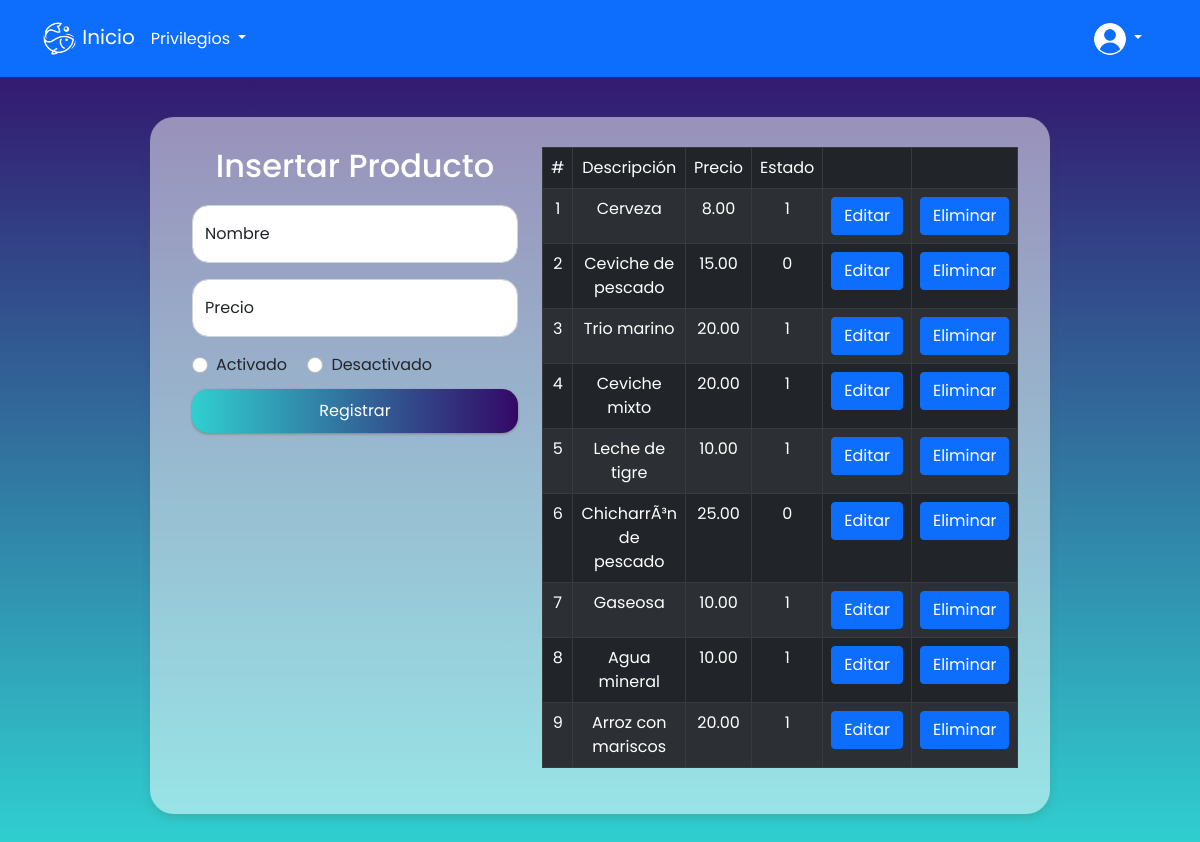
Screenshot of /shared/formPrincipal.php?btnAdministrarProductos=true with the database file from the repository.
### tables this page shows
CREATE TABLE `productos` (
  `idProducto` int(11) NOT NULL,
  `descripcion` varchar(255) DEFAULT NULL,
  `precio` decimal(10,2) DEFAULT NULL,
  `estado` int(11) DEFAULT NULL
);

### administrarProductos/controlAdministrarProductos.php (called while the page is built, shortened)
<?php
class controlAdministrarProductos{
    public function obtenerRegistroProductos(){
        include_once("../modelo/entidaProducto.php");
        $objProducto = new entidadProducto;
        $productos = $objProducto->obtenerRegistro();
        include_once("../administrarProductos/formAdministrarProductos.php");
        $objtAdministrar = new formAdministrarProductos;
        $objtAdministrar->formAdministrarProductosShow($productos);
    }
}
?>

### modelo/entidaProducto.php (called while the page is built, shortened)
<?php
class entidadProducto{
    public function obtenerRegistro(){
        $connection = conexionSingleton::getInstance();
        $con = $connection->getConnection();
        $sql = "SELECT descripcion, precio, estado
        FROM productos";
        $query = mysqli_query($con, $sql);
        $resultados = array();
        while ($fila=mysqli_fetch_array($query, MYSQLI_ASSOC)) {
            $resultados[] = $fila;
        }
        return $resultados;
    }
}
?>

### administrarProductos/formAdministrarProductos.php (the view, shortened to what this page needs)
<?php
include_once("../shared/navbar.php");
class formAdministrarProductos extends navbar{
    public function formAdministrarProductosShow($registroProductos){
        $this->navbarShow();
?>
        <!DOCTYPE html>
        <html lang="es">
        <head>
            <link href="https://cdn.jsdelivr.net/npm/bootstrap@5.0.2/dist/css/bootstrap.min.css" rel="stylesheet">
            <link rel="stylesheet" href="../administrarProductos/administrarProductos.css?v=<?php echo (rand()); ?>" />
        </head>
        <body>
            <div class="col-md-9 container-form row">
                <div class="col-md-5">
                    <h2 class="titulo">Insertar Producto</h2>
                    <form action="../administrarProductos/getAdministrarProductos.php" method="POST">
                        <div class="form-floating mb-3">
                            <input type="text" class="form-control input-container" id="nombre" placeholder="nombre" name="nombre">
                            <label for="nombre">Nombre</label>
                        </div>
                        <div class="form-floating mb-3">
                            <input type="number" class="form-control input-container" id="precio" placeholder="precio" name="precio">
                            <label for="precio">Precio</label>
                        </div>
                        <div class="form-check form-check-inline">
                            <input class="form-check-input" type="radio" id="1" name="estado" value="1">
                            <label class="form-check-label" for="1">Activado</label>
                        </div>
                        <div class="form-check form-check-inline">
                            <input class="form-check-input" type="radio" id="0" name="estado" value="0">
                            <label class="form-check-label" for="0">Desactivado</label>
                        </div>
                        <div class="d-grid gap-2">
                            <input type="submit" class="btn btn-primary btnEnviar" name="btnRegistrar" value="Registrar">
                        </div>
                    </form>
                </div>
                <div class="col-md-7">
                    <table class="table table-dark table-hover table-striped table-bordered">
                        <thead class="align-middle">
                            <tr>
                                <th scope="col">#</th>
                                <th scope="col">Descripción</th>
                                <th scope="col">Precio</th>
                                <th scope="col">Estado</th>
                                <th scope="col"></th>
                                <th scope="col"></th>
                            </tr>
                        </thead>
                        <tbody>
                            <?php
                            for ($i = 0; $i < count($registroProductos); $i++) {
                            ?>
                                <tr>
                                    <th scope="row"><?= ($i + 1) ?></th>
                                    <td><?= $registroProductos[$i]["descripcion"]?></td>
                                    <td><?= $registroProductos[$i]["precio"]?></td>
                                    <td><?= $registroProductos[$i]["estado"]?></td>
                                    <td><a href="../administrarProductos/getAdministrarProductos.php?btnEditar=true&nombre=<?= $registroProductos[$i]["descripcion"]?>&precio=<?= $registroProductos[$i]["precio"]?>&estado=<?= $registroProductos[$i]["estado"]?>"
                                    class="btn btn-primary">Editar</a></td>
                                    <td><a href="../administrarProductos/getAdministrarProductos.php?btnEliminar=true&nombre=<?= $registroProductos[$i]["descripcion"]?>"
                                    class="btn btn-primary">Eliminar</a></td>
                                </tr>
                            <?php
                            }
                            ?>
                        </tbody>
                    </table>
                </div>
            </div>
        </body>
        </html>
<?php
    }
}
?>

### shared/formPrincipal.php (shortened to what this page needs)
<?php
if(isset($_REQUEST["btnAdministrarProductos"]) == true){
    include_once("../administrarProductos/controlAdministrarProductos.php");
    $objtControl = new controlAdministrarProductos;
    $objtControl->obtenerRegistroProductos();
}
?>

### shared/navbar.php (shortened to what this page needs)
<?php
class navbar{
    public function navbarShow(){
?>
    <!doctype html>
    <html lang="es">
    <head>
        <link href="https://cdn.jsdelivr.net/npm/bootstrap@5.0.2/dist/css/bootstrap.min.css" rel="stylesheet">
    </head>
    <body>
        <header class="navbar-dark bg-primary p-3 mb-1 border-bottom background-header" style="border: none !important">
            <div class="container">
                <div class="d-flex flex-wrap align-items-center justify-content-center justify-content-lg-start">
                    <a class="navbar-brand" href="../shared/privilegios.php?inicio=1">
                        <img src="../img/logo6.png" class="logo-img" alt="Logo de la cevichería">
                        Inicio
                    </a>
                    <ul class="nav col-12 col-lg-auto me-lg-auto mb-2 justify-content-center mb-md-0">
                        <div class="flex-shrink-0 dropdown me-3">
                            <a href="" class="d-block link-dark text-decoration-none dropdown-toggle" id="random" data-bs-toggle="dropdown" aria-expanded="false" style="color: white;" >
                                Privilegios
                            </a>
                        </div>
                    </ul>
                    <div class="d-flex align-items-center">
                        <div class="flex-shrink-0 dropdown me-3">
                            <a href="" class="d-block link-dark text-decoration-none dropdown-toggle" id="dropdownUser2" data-bs-toggle="dropdown" aria-expanded="false" style="color: white;">
                                <img src="../img/user.png" alt="mdo" width="32" height="32" class="rounded-circle">
                            </a>
                        </div>
                    </div>
                </div>
            </div>
        </header>
    </body>
    </html>
    <?php
    }
}
?>

### administrarProductos/administrarProductos.css (style rules this page uses)
body { background-image: linear-gradient(to top, #30cfd0 0%, #330867 100%); background-size: cover; background-repeat: no-repeat; background-position: center; background-attachment: fixed; }
* { font-family: 'Poppins', sans-serif; font-weight: 400; }
.titulo { color: white; text-align: center; margin-bottom: 20px; font-weight: 500; }
.container-form { margin: 0 auto; margin-top: 40px; margin-bottom: 30px; padding: 30px; background-color: rgba(255, 255, 255, 0.5); box-shadow: 0px 4px 8px rgb(89 73 30 / 16%); border-radius: 1.5em; }
.input-container { border-radius: 1em; }
.btnEnviar { margin-top: 10px; background-image: linear-gradient(to right, #30cfd0 0%, #330867 100%); border: none; box-shadow: 0px 1px 3px rgb(128, 128, 128); border-radius: 1em; padding: 10px; }
thead, tbody { text-align: center; }

### shared/navbar.php (style rules this page uses)
div a img.logo-img { width: 35px; height: 35px; }

### rows the page displays
productos: descripcion "Cerveza", precio "8.00", estado "1"
productos: descripcion "Ceviche de pescado", precio "15.00", estado "0"
productos: descripcion "Trio marino", precio "20.00", estado "1"
productos: descripcion "Ceviche mixto", precio "20.00", estado "1"
productos: descripcion "Leche de tigre", precio "10.00", estado "1"
productos: descripcion "ChicharrÃ³n de pescado", precio "25.00", estado "0"
productos: descripcion "Gaseosa", precio "10.00", estado "1"
productos: descripcion "Agua mineral", precio "10.00", estado "1"
productos: descripcion "Arroz con mariscos", precio "20.00", estado "1"
